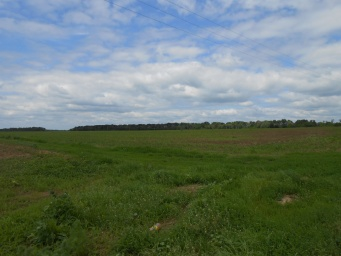
#> input picture lab3/image.jpg, 341 x 256 px
$ python lab3.py
#> lines starting #> are read from the running program, lines starting #| are printed output that depends on the picture; after the words box and inside, x2 and y2 are one past the last pixel; in counts of white or black regions, pixels touching at a corner belong together; long printed decimals are rounded
import imageio, numpy as np, scipy.stats as ss, scipy.ndimage as nd, os
from datetime import datetime
from numpy import array as arr

def process(fname, eps, iters, r0, r1, em_iters):
#> called with fname = 'image.jpg', eps = 0.1, iters = 10, r0 = (20, 20, 50, 50), r1 = (20, 220, 50, 50), em_iters = 20
    if not os.path.exists('proc'): os.makedirs('proc')
    if not os.path.exists('proc/iter'): os.makedirs('proc/iter')
    if not os.path.exists('proc/probs'): os.makedirs('proc/probs')
    print(datetime.now(), '| Processing started')
    im = imageio.imread(fname)[:,:,:3]  # Image without alpha
#> im is the input picture: shape (256, 341, 3); mean R, G, B 103.9, 119.4, 108
    im0 = im[r0[1]:r0[1]+r0[3], r0[0]:r0[0]+r0[2]]  # y, x
    im1 = im[r1[1]:r1[1]+r1[3], r1[0]:r1[0]+r1[2]]
    d0, d1 = calc_class(im0), calc_class(im1)
#> in calc_class, `mu = np.mean(im, a)`: mu = [136.7, 164, 201.7]
#> after the loop in calc_class, `for x in range(0, 3):`: cov = [[185.5, 86.57, -23.09], [86.57, 43.95, -6.03], [-23.09, -6.03, 15]]
    print('rect sampled dist_0:', d0.mean)
#| rect sampled dist_0: [136.7248 164.0216 201.664 ]
    print(d0.cov)
#| [[185.508  86.569 -23.086 ]
#|  [ 86.569  43.950  -6.034 ]
#|  [-23.086   -6.034   14.996  ]]
    print('rect sampled dist_1:', d1.mean)
#| rect sampled dist_1: [43.487 56.587 18.064]
    print(d1.cov)
#| [[135.7076     143.194 101.889]
#|  [143.194 158.830 105.520]
#|  [101.889 105.520 109.660 ]]
    initial_cov = [
        [10000, 10, 10],
        [10, 10000, 10],
        [10, 10, 10000]
    ]
    initial_mu = [100, 50]
    initial_d0 = ss.multivariate_normal([initial_mu[0], initial_mu[0], initial_mu[0]], initial_cov)
    initial_d1 = ss.multivariate_normal([initial_mu[1], initial_mu[1], initial_mu[1]], initial_cov)
    d0, d1 = EM_process(im, initial_d0, initial_d1, em_iters, d0, d1)
#> in EM_process, `chn = [im[:,:,i] for i in range(im.shape[2])]`: chn = 3 items
#> the loop in EM_process, `for it in range(iters):` made 20 passes
#> (as0, as1, pk0, pk1, sk0, sk1) on passes 1 to 12: (52696.9, 34599.1, 0.604, 0.396, -690710.4, -446942.9), (50764.8, 36531.2, 0.582, 0.418, -642814.2, -453818), (47136.8, 40159.2, 0.54, 0.46, -567927.9, -455374.1), (42656.4, 44639.6, 0.489, 0.511, -463179.7, -467433.8), (42387.6, 44908.4, 0.486, 0.514, -437529.6, -468472.1), (42339.9, 44956.1, 0.485, 0.515, -434499.4, -470569.3), (42322.7, 44973.3, 0.485, 0.515, -433522.6, -471435.3), (42320.2, 44975.8, 0.485, 0.515, -433387, -471566.9), (42319.7, 44976.3, 0.485, 0.515, -433362.4, -471591.8), (42319.6, 44976.4, 0.485, 0.515, -433357.5, -471596.7), (42319.6, 44976.4, 0.485, 0.515, -433356.5, -471597.7), (42319.6, 44976.4, 0.485, 0.515, -433356.3, -471597.9)
#> pass 1, in EM_process, `pr1 = ss.multivariate_normal(mu1, cov1).pdf(im)`:
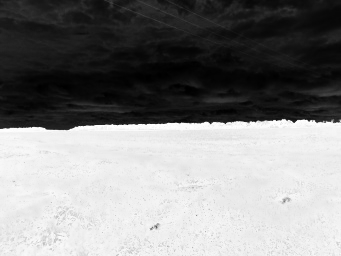
#> pr1: shape (256, 341) float64; min 6.94e-10, max 6.35e-08, mean 3.34e-08; drawn with min black and max white
#> after the loop in EM_process, `for it in range(iters):`: cov0 = [[623.3, 382.9, 34], [382.9, 245.2, 46.07], [34, 46.07, 90.48]]; cov1 = [[153.5, 110.4, 114.1], [110.4, 112, 73.4], [114.1, 73.4, 138.6]]; mu0 = [156.7, 175, 198.1]; mu1 = [54.17, 67.04, 23.3]
#> in EM_sampler (call 22), `sampler_im, sampler_height, sampler_stripe = sampler`:
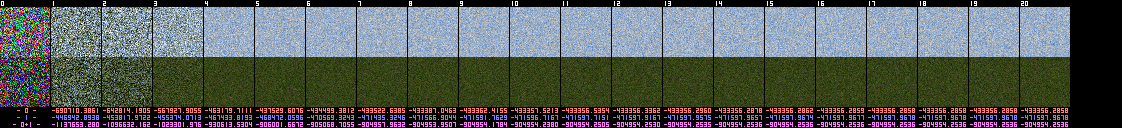
#> sampler_im: shape (128, 1122, 3) float64; mean of channels 0, 1, 2 86, 92.9, 89.2; drawn as R, G, B
#> in EM_sampler (call 22), `sampler_im, sampler_height, sampler_stripe = sampler`: sampler_height = 50; sampler_stripe = 51
#> in EM_sampler (call 22), `overlay_num(sampler_im, str(sk0)[:12], (it + 1) * sampler_stripe + 1, ..`: sampler_im: shape (128, 1122, 3) float64; mean of channels 0, 1, 2 89.2, 96.8, 93.1
#> in EM_sampler (call 22), `overlay_num(sampler_im, str(sk1)[:12], (it + 1) * sampler_stripe + 1, ..`: sampler_im: shape (128, 1122, 3) float64; mean of channels 0, 1, 2 89.3, 96.8, 93.1
#> in EM_sampler (call 22), `overlay_num(sampler_im, str(sk0+sk1)[:12], (it + 1) * sampler_stripe +..`: sampler_im: shape (128, 1122, 3) float64; mean of channels 0, 1, 2 89.3, 96.8, 93.2
    print('EM calculated dist_0:', d0.mean)
#| EM calculated dist_0: [156.714 175.026 198.099]
    print(d0.cov)
#| [[623.327 382.921  34.001]
#|  [382.921 245.240  46.070]
#|  [ 34.001  46.070  90.481]]
    print('EM calculated dist_1:', d1.mean)
#| EM calculated dist_1: [54.172 67.043 23.304]
    print(d1.cov)
#| [[153.451 110.418 114.069]
#|  [110.418 111.969  73.397]
#|  [114.069  73.397 138.643]]
    p0, p1 = d0.pdf(im), d1.pdf(im)
    ps = p0 + p1
    p0, p1 = p0 / ps, p1 / ps  # normalize
    same, diff, _ = 1 - eps, eps, 0
    npc = np.where(p0 > p1, 0, 1)
#> npc: shape (256, 341) int64; values 0 (black) and 1 (white), 51.5% white; 1 black region, box (x1, y1, x2, y2) and area: (0, 0, 341, 130) 42321
    img0 = write_cls_im(npc, npc, 0, True)
#> after the loop in gen_cls_im, `for ix in range(0, old.shape[0]):`:
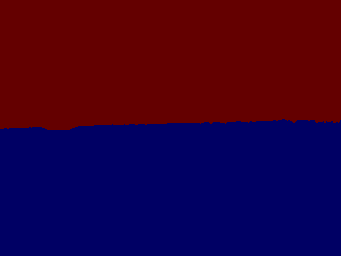
#> img: shape (256, 341, 3); mean of channels 0, 1, 2 48.5, 0, 51.5; drawn as R, G, B
#> after the loop in gen_cls_im, `for ix in range(0, old.shape[0]):`: new0 = 0
#> in write_cls_im, `overlay_num(img, it, col=[127, 255, 127])`: img: shape (256, 341, 3); 0.01% of pixels changed, all inside (x1, y1, x2, y2) = (5, 5, 8, 10)
#> in write_cls_im, `overlay_num(img, new0, 5, 11, [255, 127, 127])`: img: shape (256, 341, 3); mean of channels 0, 1, 2 48.5, 0.1, 51.6
#> in write_cls_im, `overlay_num(img, new1, 5, 17, [127, 127, 255])`: img: shape (256, 341, 3); mean of channels 0, 1, 2 48.5, 0.1, 51.6
#| Written image 0, new 0: 0, new 1: 0
    write_cls_im(npc, npc, 'start', top=True)
#| Written image start, new 0: 0, new 1: 0
    nps = [npc]
    imageio.imwrite('proc/probs/0.png', (np.dstack((p0, p0*0, p1)) * 255).astype(np.uint8))
    kernel = [[_, 1, _],
              [1, _, 1],
              [_, 1, _]]
    # --------------------------------------------------------
    for it in range(1, iters+1):
        nb1 = nd.correlate(npc, kernel)  # calc number of neighbours for each pixel
        nb0 = 4 - nb1  # nd.correlate(1 - npc, kernel)
        m0 = (same ** nb0) * (diff ** nb1)
        m1 = (same ** nb1) * (diff ** nb0)
        p0adj, p1adj = p0 * m0, p1 * m1
        psum = p0adj + p1adj
        p0adj, p1adj = p0adj / psum, p1adj / psum  # normalize
        npf = np.where(p0adj > p1adj, 0, 1)
        npc, p0, p1 = npf, p0adj, p1adj
        imageio.imwrite('proc/probs/' + str(it) + '.png', (np.dstack((p0, p0*0, p1)) * 255).astype(np.uint8))
        nps.append(npc)
        print(datetime.now(), '| Iteration ' + str(it) + '/' + str(iters))
#> this loop made 10 passes
#> pass 1, in process, `nb1 = nd.correlate(npc, kernel)`:
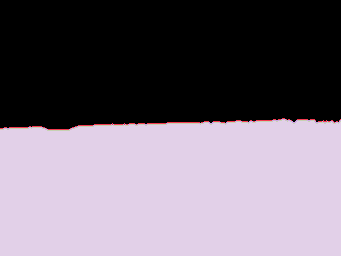
#> nb1: shape (256, 341) int64; 5 distinct labels, from 0 to 4; one colour per label, 0 black
#> pass 1, in process, `nb0 = 4 - nb1`:
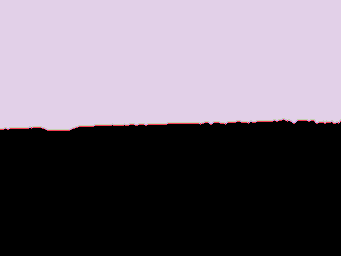
#> nb0: shape (256, 341) int64; 5 distinct labels, from 0 to 4; one colour per label, 0 black
#> pass 1, in process, `m1 = (same ** nb1) * (diff ** nb0)`:
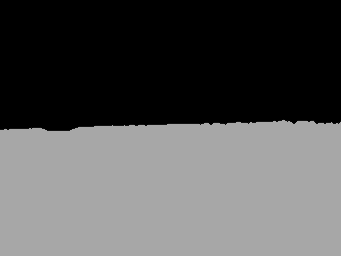
#> m1: shape (256, 341) float64; min 0.0001, max 0.656, mean 0.336
#> after the loop: npc: shape (256, 341) int64; values 0 (black) and 1 (white), 51.5% white; 1 black region, box (x1, y1, x2, y2) and area: (0, 0, 341, 130) 42319
#> after the loop, nps = 11 items
    print(datetime.now(), '| Processing completed!')
    print(datetime.now(), '| Writing images...')
    write_cls_im(npc, npc, 'final', top=True)
#> in gen_cls_im (call 3), `img = np.zeros(old.shape + (3,), dtype=np.uint8)`: img: shape (256, 341, 3); every value is 0
#| Written image final, new 0: 0, new 1: 0
    write_cls_im(nps[0], npc, 'diff', top=True)
#> in gen_cls_im (call 4), `msk = old + 2 * new`:
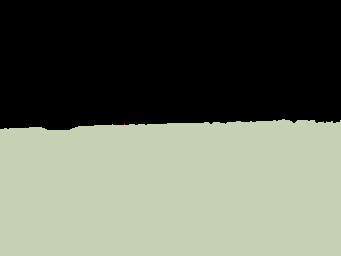
#> msk: shape (256, 341) int64; 4 distinct labels, from 0 to 3; one colour per label, 0 black
#> after the loop in gen_cls_im (call 4), `for ix in range(0, old.shape[0]):`: new0 = 3; new1 = 5
#| Written image diff, new 0: 3, new 1: 5
    with imageio.get_writer('proc/animation.gif', mode='I', duration=0.1) as writer:
        writer.append_data(img0)
        for it in range(1, iters+1):
            print(datetime.now(), '| Writing image ' + str(it) + '/' + str(iters))
            img = write_cls_im(nps[it-1], nps[it], it, True)
            writer.append_data(img)
#> this loop made 10 passes
#| Written image 1, new 0: 0, new 1: 2
#| Written image 2, new 0: 0, new 1: 0
#| Written image 3, new 0: 2, new 1: 1
#| Written image 4, new 0: 1, new 1: 1
#| Written image 5, new 0: 0, new 1: 0
#| Written image 6, new 0: 0, new 1: 0
#| Written image 7, new 0: 0, new 1: 1
#| Written image 8, new 0: 0, new 1: 0
#> (further printed lines are left out)
    print(datetime.now(), '| Completed!')

def EM_process(im, init0, init1, iters, rd0, rd1):
    pk0 = pk1 = 0.5
    mu0, cov0 = arr(init0.mean), arr(init0.cov)
    mu1, cov1 = arr(init1.mean), arr(init1.cov)
    # al0, al1 = np.zeros(im.shape), np.zeros(im.shape)
    chn = [im[:,:,i] for i in range(im.shape[2])]
    cnt = im.shape[0] * im.shape[1]
    sampler_stripe, sampler_height = 51, 50
    sampler_im = np.zeros((2 * sampler_height + 4*7, sampler_stripe * (iters + 2), 3))
    sampler = sampler_im, sampler_height, sampler_stripe
    EM_sampler(sampler, -1, init0, init1, '    - 0 -   ', '    - 1 -   ')
    for it in range(iters):
        # Expectation (Step 1)
        # 2a
        pr0 = ss.multivariate_normal(mu0, cov0).pdf(im)
        pr1 = ss.multivariate_normal(mu1, cov1).pdf(im)
        al0, al1 = pk0 * pr0, pk1 * pr1
        als = np.maximum(al0 + al1, 10 ** -100)
        al0, al1 = np.maximum(al0 / als, 10 ** -9), np.maximum(al1 / als, 10 ** -9)
        as0, as1 = np.sum(al0), np.sum(al1)
        # 2b
        pk0, pk1 = as0 / cnt, as1 / cnt
        # Maximization (Step 2)
        # 2c
        for c1 in range(len(chn)):
            mu0[c1] = np.sum(al0 * chn[c1]) / as0
            mu1[c1] = np.sum(al1 * chn[c1]) / as1
            for c2 in range(len(chn)):
                cov0[c1, c2] = np.sum(al0 * (chn[c1] - mu0[c1]) * (chn[c2] - mu0[c2])) / as0
                cov1[c1, c2] = np.sum(al1 * (chn[c1] - mu1[c1]) * (chn[c2] - mu1[c2])) / as1
        # Evaluation
        # calculate and output sum under argmax
        d0 = ss.multivariate_normal(mu0, cov0)
        d1 = ss.multivariate_normal(mu1, cov1)
        sk0 = np.sum(al0 * np.log(d0.pdf(im)))
        sk1 = np.sum(al1 * np.log(d1.pdf(im)))
        print(datetime.now(), '| EM', it+1, ': S =', sk0 + sk1)
        EM_sampler(sampler, it, d0, d1, sk0, sk1)
    print(datetime.now(), '| Writing EM iterational samplers to proc/em_iters.png')
    EM_sampler(sampler, iters, rd0, rd1, '------------', '------------')
    imageio.imwrite('proc/em_iters.png', sampler_im.astype(np.uint8))
    return ss.multivariate_normal(mu0, cov0), \
           ss.multivariate_normal(mu1, cov1)

def EM_sampler(sampler, it, d0, d1, sk0, sk1):
    sampler_im, sampler_height, sampler_stripe = sampler
    sampler_im[7:7+sampler_height, (it + 1) * sampler_stripe:(it + 2) * sampler_stripe - 1] = \
        np.clip(np.reshape(d0.rvs(sampler_height * (sampler_stripe - 1)),
                           (sampler_height, sampler_stripe - 1, 3)), 0, 255)
    sampler_im[7+sampler_height:7+2 * sampler_height, (it + 1) * sampler_stripe:(it + 2) * sampler_stripe - 1] = \
        np.clip(np.reshape(d1.rvs(sampler_height * (sampler_stripe - 1)),
                           (sampler_height, sampler_stripe - 1, 3)), 0, 255)
    if sk0 != '------------':
        overlay_num(sampler_im, it + 1, (it + 1) * sampler_stripe + 1, 1)
    overlay_num(sampler_im, str(sk0)[:12], (it + 1) * sampler_stripe + 1, sampler_height * 2 + 1 + 1*7, [255, 127, 127])
    overlay_num(sampler_im, str(sk1)[:12], (it + 1) * sampler_stripe + 1, sampler_height * 2 + 1 + 2*7, [127, 127, 255])
    if sk0 != '    - 0 -   ':
        overlay_num(sampler_im, str(sk0+sk1)[:12], (it + 1) * sampler_stripe + 1, sampler_height * 2 + 1 + 3*7, [255, 127, 255])
    else:
        overlay_num(sampler_im, '   - 0+1 -  ', (it + 1) * sampler_stripe + 1, sampler_height * 2 + 1 + 3 * 7, [255, 127, 255])

def calc_class(im):
    a = (0, 1)
    mu = np.mean(im, a)
    cim = np.subtract(im, mu)
    cov = np.zeros([3, 3])
    for x in range(0, 3):
        for y in range(0, 3):
            cov[x, y] = np.mean(cim[:, :, x] * cim[:, :, y])
    return ss.multivariate_normal(mu, cov)

def gen_cls_im(old, new):
    img = np.zeros(old.shape + (3,), dtype=np.uint8)
    msk = old + 2 * new  # 0: 0->0  #  1: 1->0  #  2: 0->1  #  3: 1->1
    cols = {
        0: [100,   0,   0],  # 0->0: dark red
        1: [255,   0,   0],  # 1->0: bright red
        2: [  0,   0, 255],  # 0->1: bright blue
        3: [  0,   0, 100]   # 1->1: dark blue
    }
    new0, new1 = 0, 0
    for ix in range(0, old.shape[0]):
        for iy in range(0, old.shape[1]):
            img[ix, iy] = cols[msk[ix, iy]]
            if msk[ix, iy] == 1: new0 += 1
            if msk[ix, iy] == 2: new1 += 1
    return img, new0, new1

def write_cls_im(old, new, it, overlay=False, top=False):
    img, new0, new1 = gen_cls_im(old, new)
    if overlay:
        overlay_num(img, it, col=[127, 255, 127])
        overlay_num(img, new0, 5, 11, [255, 127, 127])
        overlay_num(img, new1, 5, 17, [127, 127, 255])
    print('Written image ' + str(it) + ', new 0: ' + str(new0) + ', new 1: ' + str(new1))
    dr = '' if top else 'iter/'
    imageio.imwrite('proc/' + dr + str(it) + '.png', img)
    return img

def overlay_num(img, it, bx=5, by=5, col=None):
    if col is None:
        col = [255, 255, 255]
    numbers = ['###  #  ### ### # # ### ### ### ### ###            ',
               '# #  #    #   # # # #   #     # # # # #          # ',
               '# #  #  ### ### ### ### ###   # ### ### ###     ###',
               '# #  #  #     #   #   # # #   # # #   #          # ',
               '###  #  ### ###   # ### ###   # ### ###      #     ']
    sit = str(it)
    offs = 0
    for n in sit:
        if n != ' ':
            if n == '-': d = 40
            elif n == '.': d = 44
            elif n == '+': d = 48
            else: d = int(n) * 4
            for y in range(0, 5):
                for x in range(0, 3):
                    if numbers[y][d+x] == '#':
                        img[by+y,bx+x+offs] = col
        offs += 4
    return img

# [8 lines of commented-out code are left out]

process('image.jpg', 0.1, 10,  # Gibbs iters
        (20,  20,  50, 50),  # class 0 sample rect
        (20, 220,  50, 50),  # class 1 sample rect
        20)  # EM iters
